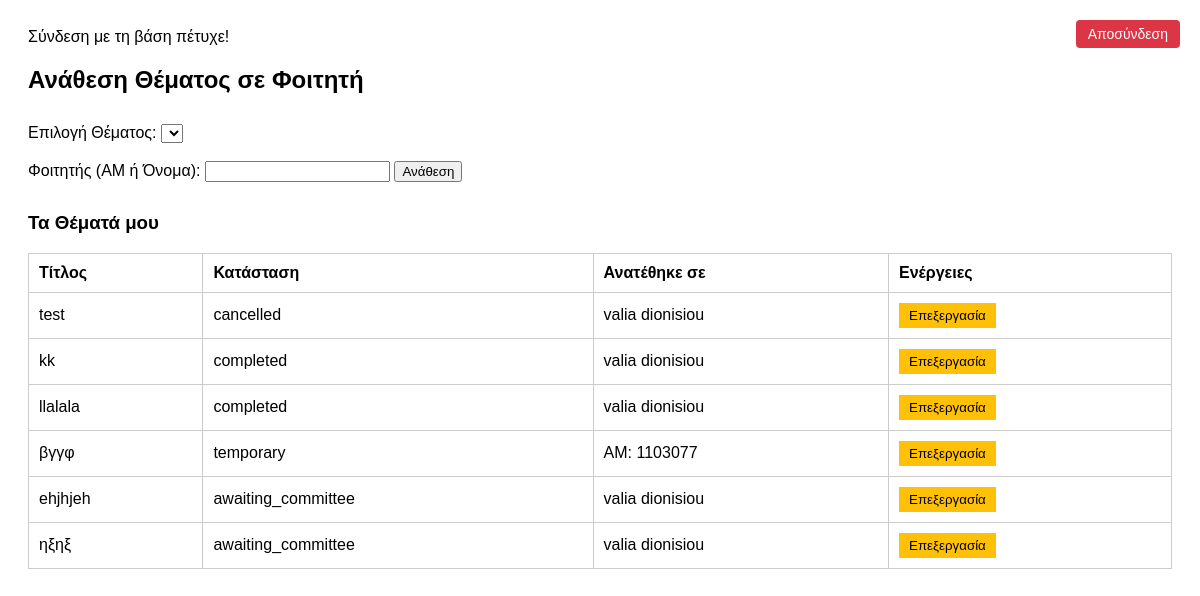
/demo/assign_topic.php (signed in), run on an earlier commit of the app's database.
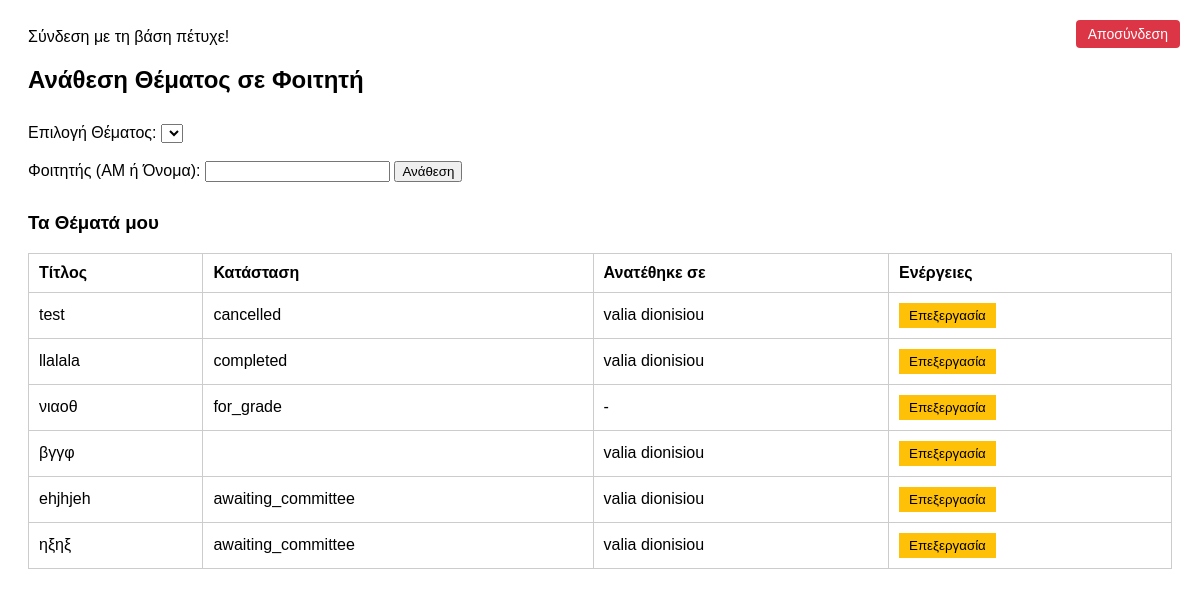
And on a later commit of the database.
### tables this page shows
CREATE TABLE `topics` (
  `id` int(11) UNSIGNED NOT NULL,
  `teacher_id` int(11) NOT NULL,
  `title` varchar(255) NOT NULL,
  `summary` text DEFAULT NULL,
  `pdf_path` varchar(255) DEFAULT NULL,
  `created_at` timestamp NOT NULL DEFAULT current_timestamp(),
  `assigned_time` datetime NOT NULL DEFAULT current_timestamp(),
  `confirmed_time` datetime DEFAULT NULL,
  `assigned_to` int(11) DEFAULT NULL,
  `status` enum('completed','for_grade','available','confirmed','cancelled','for examination','awaiting_committee') DEFAULT 'available',
  `deadline` date DEFAULT NULL,
  `exam_datetime` datetime DEFAULT NULL,
  `exam_mode` enum('onsite','online') DEFAULT 'onsite',
  `exam_location` varchar(255) DEFAULT NULL,
  `extra_links` text DEFAULT NULL,
  `draft_pdf_path` varchar(255) DEFAULT NULL,
  `repository_url` varchar(255) DEFAULT NULL,
  `final_grade` float DEFAULT NULL,
  `cancel_reason` varchar(200) NOT NULL,
  `cancel_info` varchar(200) NOT NULL
);

CREATE TABLE `users` (
  `id` int(11) UNSIGNED NOT NULL,
  `am` int(11) NOT NULL,
  `name` varchar(100) NOT NULL,
  `surname` varchar(100) NOT NULL,
  `password` varchar(255) NOT NULL,
  `email` varchar(100) NOT NULL,
  `role` varchar(100) NOT NULL,
  `mobile_telephone` int(11) NOT NULL,
  `landline_telephone` int(11) NOT NULL,
  `contact_email` varchar(100) NOT NULL,
  `father_name` varchar(100) NOT NULL,
  `street` varchar(100) NOT NULL,
  `number` int(11) NOT NULL,
  `city` varchar(100) NOT NULL,
  `postcode` int(11) NOT NULL
);

### demo/assign_topic.php (the view, shortened to what this page needs)
<?php
require 'config.php';
$teacher_id = $_SESSION["userid"];
$stmt = $db->prepare("SELECT t.id, t.title, t.status, u.am AS student_am, u.name AS student_name, u.surname
                        FROM topics t
                        LEFT JOIN users u ON t.assigned_to = u.id
                        WHERE t.teacher_id = ?");
$stmt->bind_param("i", $teacher_id);
$stmt->execute();
$topics = $stmt->get_result();
?>
<!DOCTYPE html>
<html lang="el">
<head>
</head>
<body>
<h2>Ανάθεση Θέματος σε Φοιτητή</h2>
<div style="position: absolute; top: 20px; right: 20px; display: flex; gap: 10px; align-items: center;">
    <a href="logout.php" style="
        background-color: #dc3545;
        color: white;
        padding: 6px 12px;
        font-size: 14px;
        border: none;
        border-radius: 4px;
        text-decoration: none;
    ">Αποσύνδεση</a>
    </div>
<div class="form-section">
    <form method="POST">
        <label>Επιλογή Θέματος:</label>
        <select name="topic_id" required>
            <?php
            mysqli_data_seek($topics, 0);
            ?>
        </select>
        <br><br>
        <label>Φοιτητής (ΑΜ ή Όνομα):</label>
        <input type="text" name="student_query" required>
        <button type="submit">Ανάθεση</button>
    </form>
</div>
<div class="list-section">
    <h3>Τα Θέματά μου</h3>
    <table>
        <thead>
            <tr>
                <th>Τίτλος</th>
                <th>Κατάσταση</th>
                <th>Ανατέθηκε σε</th>
                <th>Ενέργειες</th>
            </tr>
        </thead>
        <tbody>
            <?php
            mysqli_data_seek($topics, 0);
            while ($row = $topics->fetch_assoc()) {
                echo "<tr>";
                echo "<td>" . htmlspecialchars($row['title']) . "</td>";
                echo "<td>" . htmlspecialchars($row['status'] ?? 'διαθέσιμο') . "</td>";
                if ($row['status'] === 'temporary' && $row['student_am']) {
                    echo "<td>ΑΜ: " . htmlspecialchars($row['student_am']) . "</td>";
                } elseif ($row['student_name']) {
                    echo "<td>" . htmlspecialchars($row['student_name'] . ' ' . $row['surname']) . "</td>";
                } else {
                    echo "<td>-</td>";
                }
                echo '<td><a href="edit_topic.php?id=' . $row['id'] . '"><button class="edit-button">Επεξεργασία</button></a></td>';
                echo "</tr>";
            }
            ?>
        </tbody>
    </table>
</div>
</body>
</html>

What changed in the data, as far as the page shows it:
no longer on this page (row edited): topics: title "kk", status "completed", users.name+surname "valia dionisiou"
now on this page (row edited): topics: title "νιαοθ", status "for_grade"
changed topics "βγγφ": users.name+surname (not shown) → "valia dionisiou"; status "temporary" → (not shown); users.am "1103077" → (not shown)
